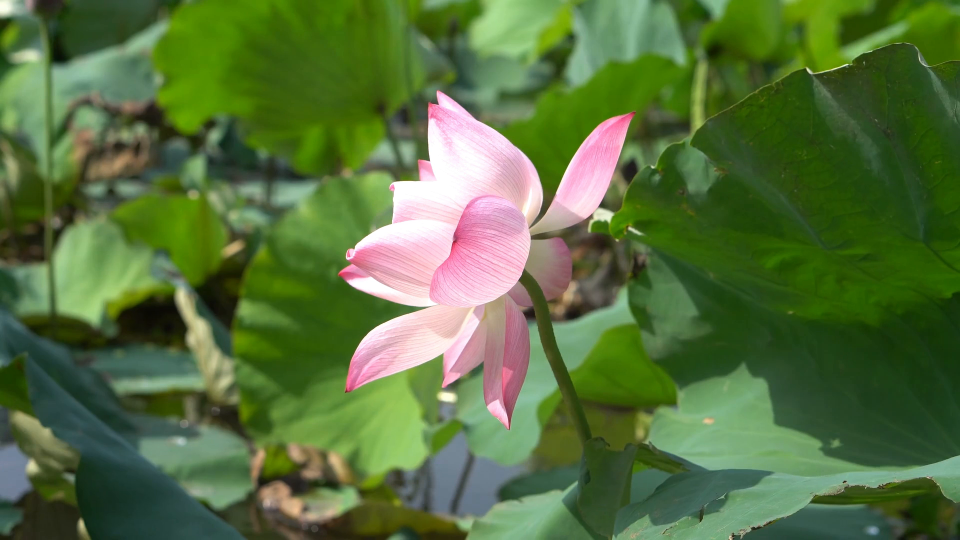
#> input picture frame 13 of stimuli/control_0.mp4, 1920 x 1080 px (shown at 1/2 size)
$ python additional_metrics.py
#> lines starting #> are read from the running program, lines starting #| are printed output that depends on the picture
import cv2
import numpy as np
import os, sys
import csv
import matplotlib.pyplot as plt

# Paths setup
this_dir = os.path.dirname(os.path.abspath(__file__))
project_root = os.path.abspath(os.path.join(this_dir, os.pardir))
stimuli_dir = os.path.join(project_root, 'stimuli')

# Create output directories
output_dir = os.path.join(this_dir, 'output')
plots_dir = os.path.join(output_dir, 'plots')
data_dir  = os.path.join(output_dir, 'data')
for d in (output_dir, plots_dir, data_dir):
    os.makedirs(d, exist_ok=True)

# Prepare summary CSV for aggregate metrics + percentiles
summary_file = os.path.join(output_dir, 'all_videos_metrics_summary.csv')
with open(summary_file, 'w', newline='') as f_out:
    writer = csv.writer(f_out)
    header = [
        'Video', 'Frame rate (fps)',
        'Mean lumi', 'Lumi 5th', 'Lumi 50th', 'Lumi 95th',
        'Mean contrast', 'Contrast 5th', 'Contrast 50th', 'Contrast 95th',
        'Mean flow', 'Flow 5th', 'Flow 50th', 'Flow 95th',
        'Mean edge_density', 'Edge 5th', 'Edge 50th', 'Edge 95th'
    ]
    writer.writerow(header)

    # Process each .mp4 in stimuli
    for filename in os.listdir(stimuli_dir):
        if not filename.endswith('.mp4'):
            continue

        # # Check if the file has been processed already
        # if os.path.exists(os.path.join(data_dir, f"{filename}_timeseries.csv")):
        #     print(f"Skipping already processed video: {filename}")
        #     continue

        video_path = os.path.join(stimuli_dir, filename)
        print(f"Processing video: {video_path}")

        cap = cv2.VideoCapture(video_path)
        fps = cap.get(cv2.CAP_PROP_FPS)

        prev_gray = None
        lums, contrasts, flows, edges = [], [], [], []

        # Read frames
        while True:
            ret, frame = cap.read()
#> frame is the input picture: shape (1080, 1920, 3); mean B, G, R 62, 111.9, 86.8
            if not ret:
                break

            # Grayscale luminance
            gray = cv2.cvtColor(frame, cv2.COLOR_BGR2GRAY).astype(np.float32)
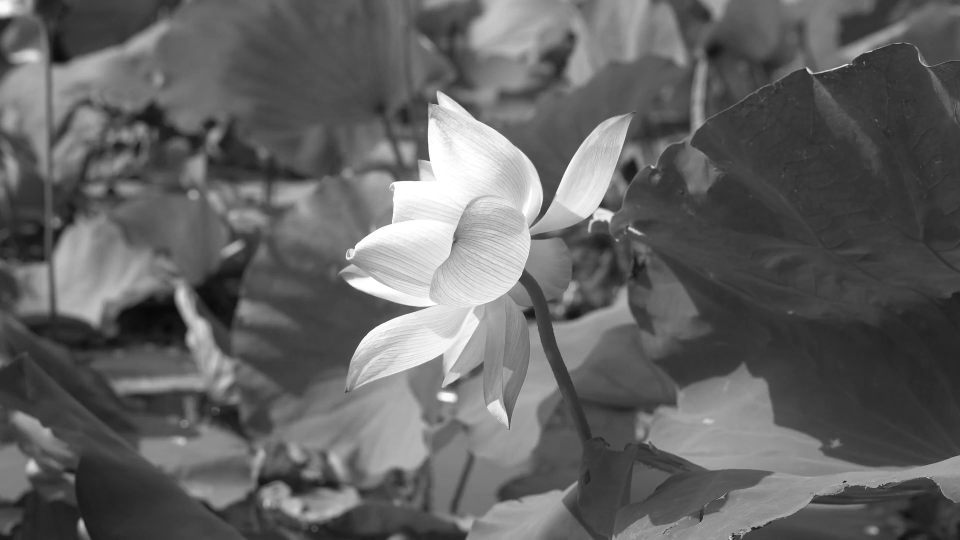
#> gray: shape (1080, 1920) float32 (shown at 1/2 size); min 8, max 255, mean 98.7
            lum = gray.mean()
#> lum = 98.71
            lums.append(lum)

            # RMS contrast
            contrast = np.sqrt(np.mean((gray - lum)**2))
#> contrast = 49.35
            contrasts.append(contrast)

            # Edge density via Canny
            edge_map = cv2.Canny(frame, 100, 200)
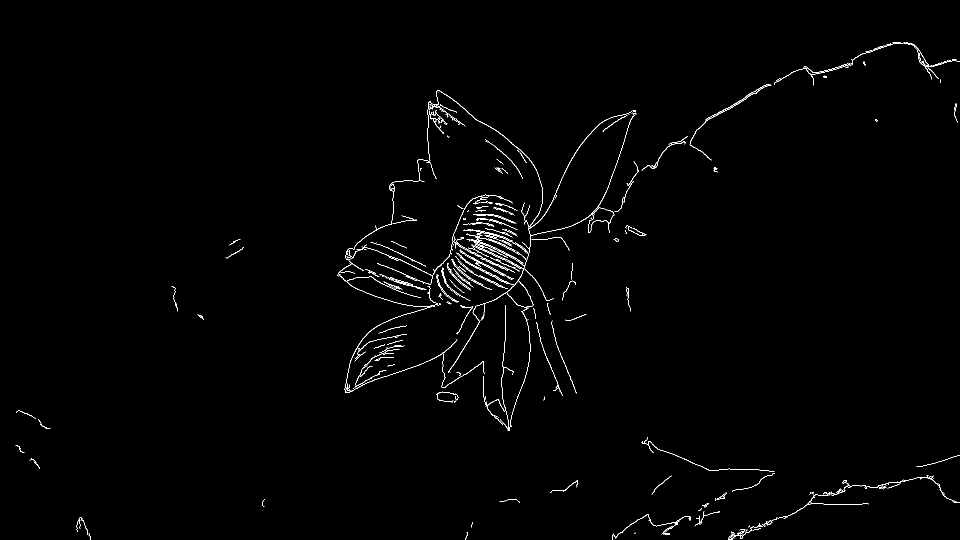
#> edge_map: shape (1080, 1920) (shown at 1/2 size); 0.9% white in thin lines or dots
            edge_density = np.mean(edge_map > 0)
#> edge_density = 0.00902
            edges.append(edge_density)

            # Optical flow magnitude
            if prev_gray is not None:
                flow = cv2.calcOpticalFlowFarneback(
                    prev_gray, gray, None,
                    0.5, 3, 15, 3, 5, 1.2, 0
                )
                mag = np.hypot(flow[...,0], flow[...,1])
                flows.append(mag.mean())
            prev_gray = gray

        cap.release()

        # Percentile helper
        def pct(arr): return np.percentile(arr, [5, 50, 95])

        l5, l50, l95 = pct(lums)
        c5, c50, c95 = pct(contrasts)
        f5, f50, f95 = pct(flows) if flows else (np.nan,)*3
        e5, e50, e95 = pct(edges)

        # Write summary row
        writer.writerow([
            filename,
            f"{fps:.1f}",
            f"{np.mean(lums):.2f}", f"{l5:.2f}", f"{l50:.2f}", f"{l95:.2f}",
            f"{np.mean(contrasts):.2f}", f"{c5:.2f}", f"{c50:.2f}", f"{c95:.2f}",
            f"{np.mean(flows):.2f}" if flows else 'nan',
            f"{f5:.2f}", f"{f50:.2f}", f"{f95:.2f}",
            f"{np.mean(edges):.2f}", f"{e5:.2f}", f"{e50:.2f}", f"{e95:.2f}"
        ])

        # Plot and save histograms + time series for each metric
        metrics = {
            'lumi':    lums,
            'contrast': contrasts,
            'flow':    flows,
            'edge_density': edges
        }
        for name, arr in metrics.items():
            if not arr:
                continue
            # Histogram
            plt.figure()
            plt.hist(arr, bins=50)
            plt.title(f"{name} histogram: {filename}")
            plt.xlabel(name); plt.ylabel('Count')
            plt.savefig(os.path.join(plots_dir, f"{filename}_{name}_hist.png"))
            plt.close()

            # Time series
            plt.figure()
            plt.plot(arr)
            plt.title(f"{name} over time: {filename}")
            plt.xlabel('Frame'); plt.ylabel(name)
            plt.savefig(os.path.join(plots_dir, f"{filename}_{name}_timeseries.png"))
            plt.close()

        # Save raw time-series to CSV
        ts_file = os.path.join(data_dir, f"{filename}_timeseries.csv")
        with open(ts_file, 'w', newline='') as f_ts:
            ts_writer = csv.writer(f_ts)
            ts_writer.writerow(['frame', 'lumi', 'contrast', 'flow', 'edge_density'])
            max_len = max(len(lums), len(contrasts), len(flows), len(edges))
            for i in range(max_len):
                ts_writer.writerow([
                    i,
                    lums[i] if i < len(lums) else '',
                    contrasts[i] if i < len(contrasts) else '',
                    flows[i] if i < len(flows) else '',
                    edges[i] if i < len(edges) else ''
                ])

        print(f"Summary, plots, and time-series for {filename} saved.")

# ===== Additional analyses you might add: =====
# - Color histograms per RGB channel (cv2.calcHist + plt)
# - Optical-flow orientation distribution (use np.arctan2)
# - Autocorrelation of each metric sequence to find periodicities
# - Frame-difference energy for scene-cut detection
# - Spatial contrast maps (local contrast statistics)
# - Sharpness/blurriness via Laplacian variance
#
# Simply compute and append these into the metrics dict above, then
# reuse the histogram/time-series saving logic.

$ run again, starting later in the video
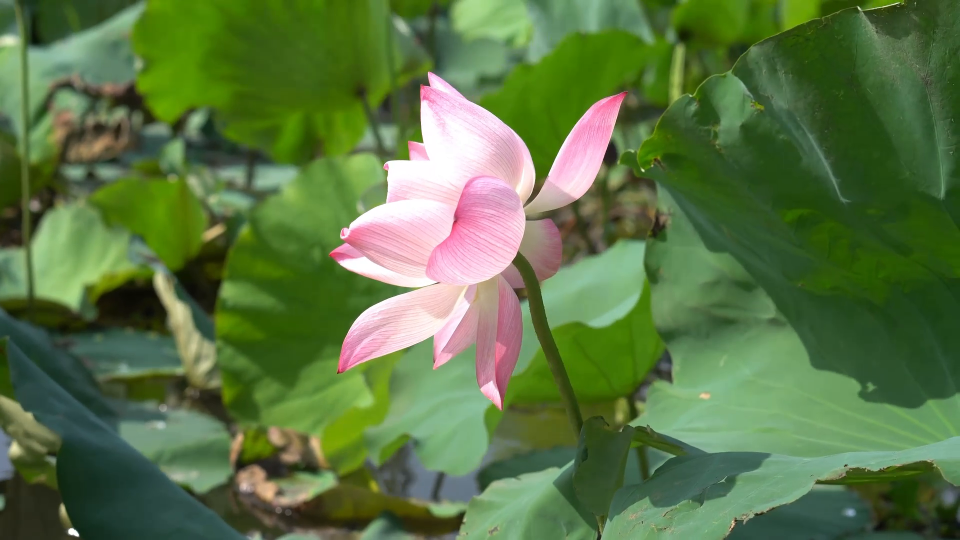
#> input picture frame 108 of stimuli/control_0.mp4, 1920 x 1080 px (shown at 1/2 size)
#> frame is the input picture: shape (1080, 1920, 3); mean B, G, R 68.3, 116.5, 90.5
#> `gray = cv2.cvtColor(frame, cv2.COLOR_BGR2GRAY).astype(np.float32)`:
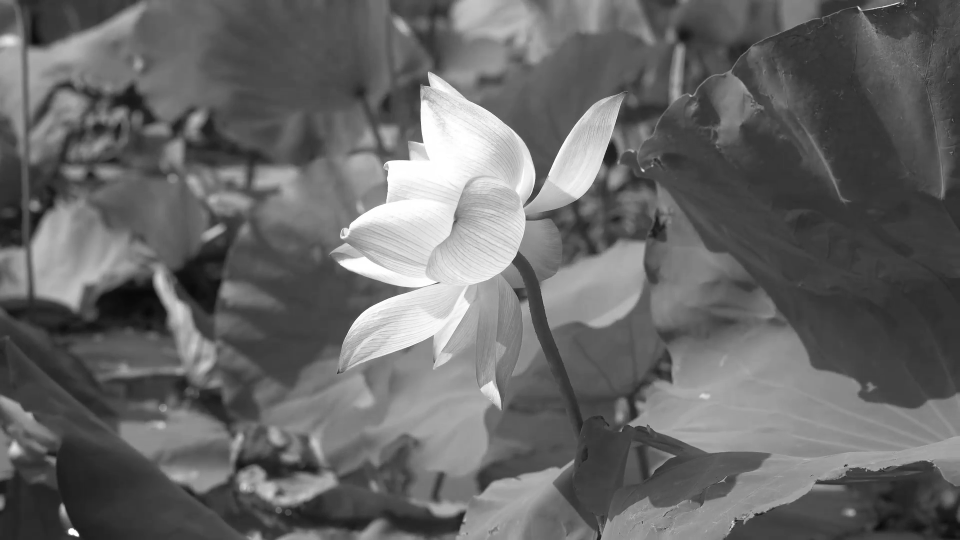
#> gray: shape (1080, 1920) float32 (shown at 1/2 size); min 8, max 255, mean 103.2
#> lum = 103.2
#> contrast = 48.73
#> `edge_map = cv2.Canny(frame, 100, 200)`:
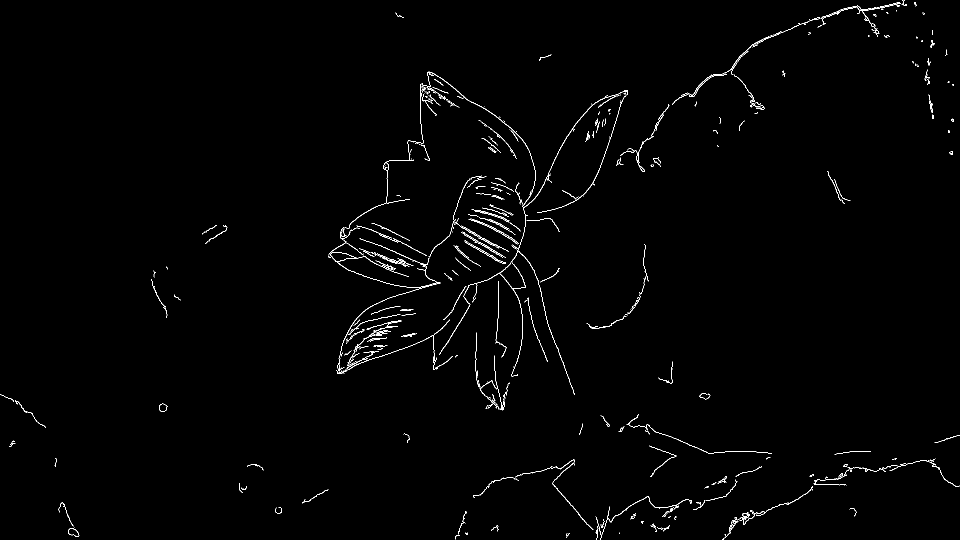
#> edge_map: shape (1080, 1920) (shown at 1/2 size); 0.94% white in thin lines or dots
#> edge_density = 0.00941
